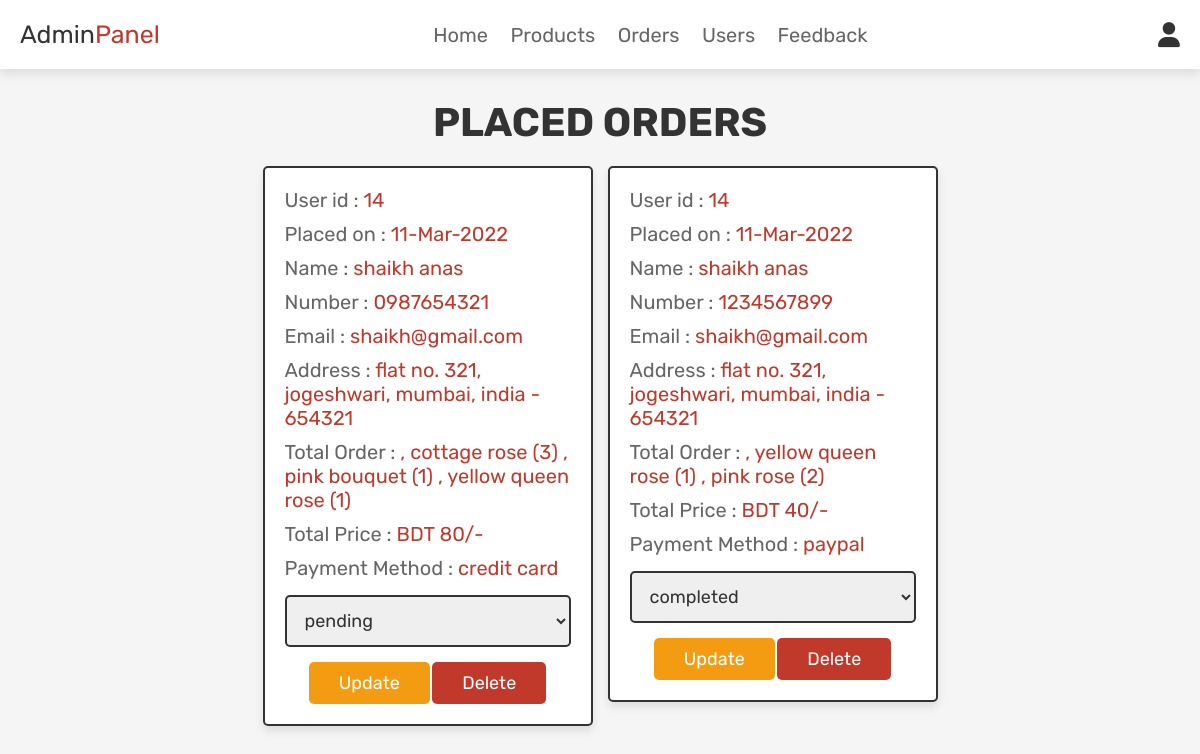
Screenshot of /php/admin_orders.php (signed in) with the database file from the repository.
### tables this page shows
CREATE TABLE `orders` (
  `id` int(100) NOT NULL,
  `user_id` int(100) NOT NULL,
  `name` varchar(100) NOT NULL,
  `number` varchar(12) NOT NULL,
  `email` varchar(100) NOT NULL,
  `method` varchar(50) NOT NULL,
  `address` varchar(500) NOT NULL,
  `total_order` varchar(1000) NOT NULL,
  `total_price` int(100) NOT NULL,
  `placed_on` varchar(50) NOT NULL,
  `payment_status` varchar(20) NOT NULL DEFAULT 'pending'
);

### php/admin_orders.php (the view, shortened to what this page needs)
<?php
@include 'config.php';
?>
<!DOCTYPE html>
<html lang="en">
<head>
   <link rel="stylesheet" href="https://cdnjs.cloudflare.com/ajax/libs/font-awesome/6.0.0/css/all.min.css">
   <link rel="stylesheet" href="admin_style.css">
</head>
<body>
<?php @include 'admin_header.php'; ?>
<section class="placed-orders">
   <h1 class="title">placed orders</h1>
   <div class="box-container">
      <?php
      $select_orders = mysqli_query($conn, "SELECT * FROM `orders`") or die('query failed');
      if(mysqli_num_rows($select_orders) > 0){
         while($fetch_orders = mysqli_fetch_assoc($select_orders)){
      ?>
      <div class="box">
         <p> User id : <span><?php echo $fetch_orders['user_id']; ?></span> </p>
         <p> Placed on : <span><?php echo $fetch_orders['placed_on']; ?></span> </p>
         <p> Name : <span><?php echo $fetch_orders['name']; ?></span> </p>
         <p> Number : <span><?php echo $fetch_orders['number']; ?></span> </p>
         <p> Email : <span><?php echo $fetch_orders['email']; ?></span> </p>
         <p> Address : <span><?php echo $fetch_orders['address']; ?></span> </p>
         <p> Total Order : <span><?php echo $fetch_orders['total_order']; ?></span> </p>
         <p> Total Price : <span>BDT <?php echo $fetch_orders['total_price']; ?>/-</span> </p>
         <p> Payment Method : <span><?php echo $fetch_orders['method']; ?></span> </p>
         <form action="" method="post">
            <select name="update_payment">
               <option disabled selected><?php echo $fetch_orders['payment_status']; ?></option>
            </select>
            <input type="submit" name="update_order" value="update" class="option-btn">
            <a href="admin_orders.php?delete=<?php echo $fetch_orders['id']; ?>" class="delete-btn" onclick="return confirm('delete this order?');">delete</a>
         </form>
      </div>
      <?php
         }
      }else{
         echo '<p class="empty">no orders placed yet!</p>';
      }
      ?>
   </div>
</section>
</body>
</html>

### CSS/admin_style.css (style rules this page uses)
:root { --pink:#e84393; --red:#c0392b; --orange:#f39c12; --black:#333; --white:#fff; --light-color:#666; --light-white:#ccc; --light-bg:#f5f5f5; --border:.2rem solid var(--black); --box-shadow:0 .5rem 1rem rgba(0,0,0,.1); }
* { font-family: 'Rubik', sans-serif; margin:0; padding:0; box-sizing: border-box; outline: none; border:none; text-decoration: none; transition:all .2s linear; }
html { font-size: 62.5%; overflow-x: hidden; scroll-behavior: smooth; scroll-padding-top: 6.5rem; }
body { background: var(--light-bg); }
section { padding:3rem 2rem; }
.title { text-align: center; margin-bottom: 2rem; color:var(--black); text-transform: uppercase; font-size: 4rem; }
.btn, .delete-btn, .option-btn { display: inline-block; border-radius: .5rem; margin-top: 1rem; font-size: 1.8rem; color:var(--white); cursor: pointer; padding:1rem 3rem; text-transform: capitalize; }
.delete-btn { background-color: var(--red); }
.option-btn { background-color: var(--orange); }
.placed-orders .box-container { display: grid; grid-template-columns: repeat(auto-fit, 33rem); gap:1.5rem; align-items: flex-start; max-width: 1200px; margin: 0 auto; justify-content: center; }
.placed-orders .box-container .box { padding:2rem; border:var(--border); background-color: var(--white); box-shadow: var(--box-shadow); border-radius: .5rem; }
.placed-orders .box-container .box p { margin-bottom: 1rem; font-size: 2rem; color:var(--light-color); }
.placed-orders .box-container .box p span { color:var(--red); }
.placed-orders .box-container .box form { margin-top: 1rem; text-align: center; }
.placed-orders .box-container .box form select { width: 100%; border:var(--border); padding:1.2rem 1.4rem; font-size: 1.8rem; color:var(--black); border:var(--border); border-radius: .5rem; margin:.5rem 0; }

### rows the page displays
orders: user "14", placed_on "11-Mar-2022", name "shaikh anas", number "0987654321", email "shaikh@gmail.com", address "flat no. 321, jogeshwari, mumbai, india - 654321", total_order ", cottage rose (3) , pink bouquet (1) , yellow queen rose (1)", total_price "80", method "credit card", update_payment "pending"
orders: user "14", placed_on "11-Mar-2022", name "shaikh anas", number "1234567899", email "shaikh@gmail.com", address "flat no. 321, jogeshwari, mumbai, india - 654321", total_order ", yellow queen rose (1) , pink rose (2)", total_price "40", method "paypal", update_payment "completed"
